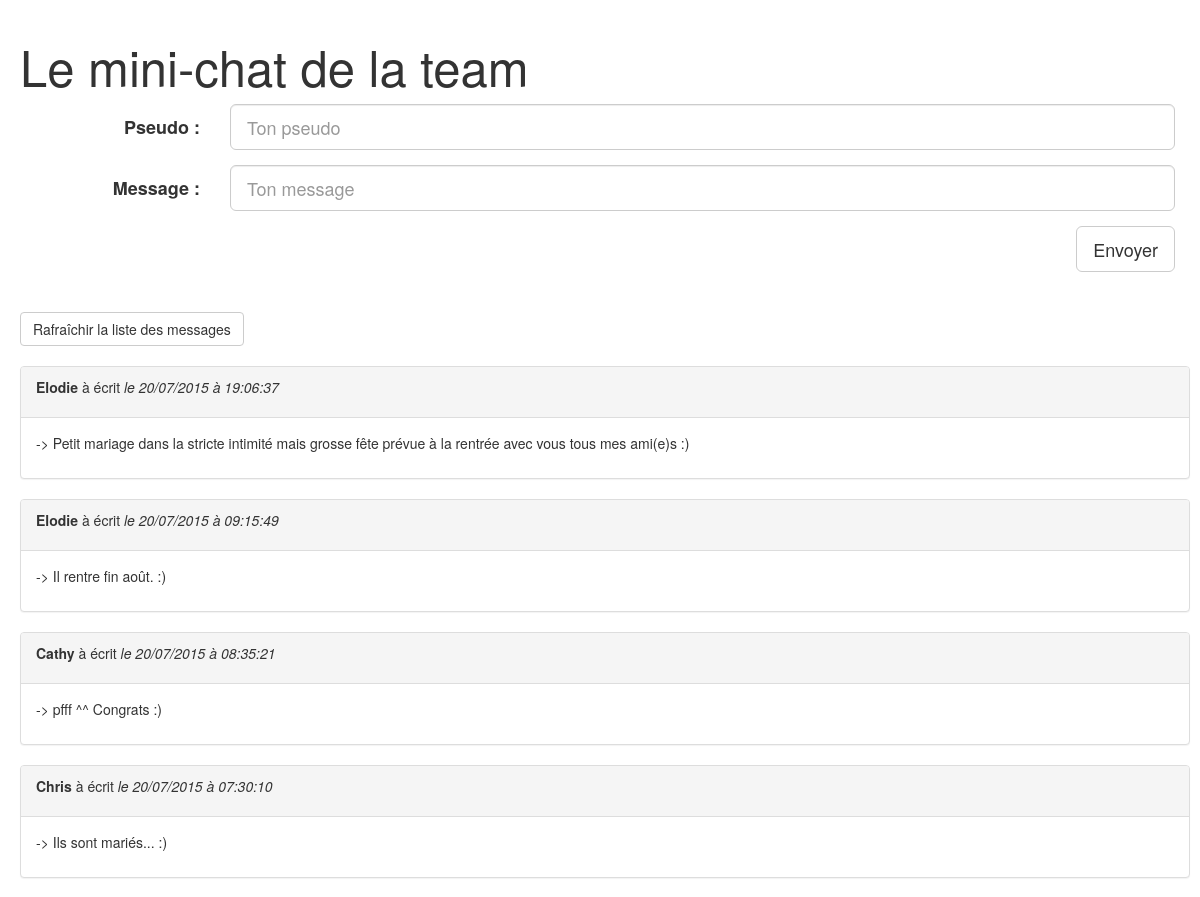
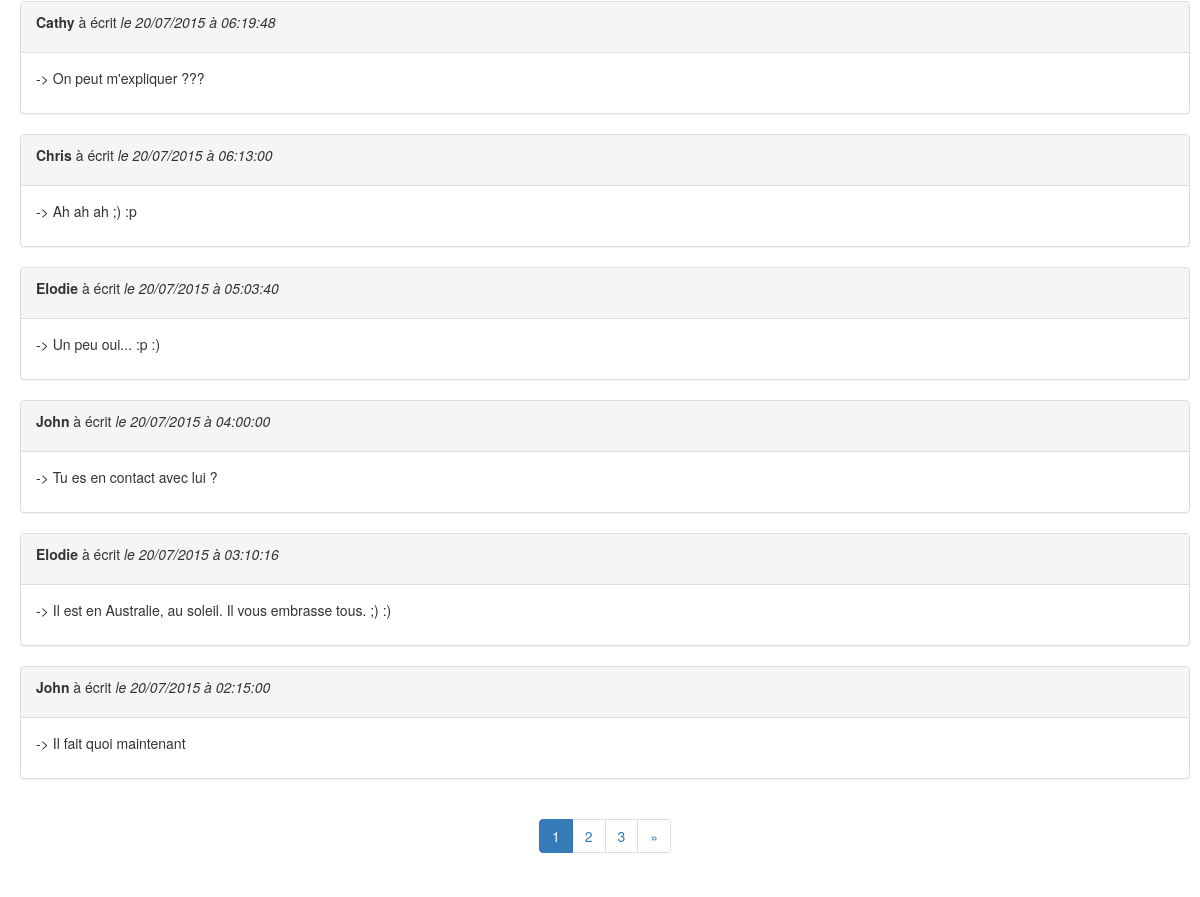
The page / on the database its author committed (2 pictures, top to bottom).
### tables this page shows
CREATE TABLE IF NOT EXISTS `messages` (
  `id` int(11) NOT NULL,
  `pseudo` varchar(255) NOT NULL,
  `message` varchar(255) NOT NULL,
  `date_time_msg` datetime NOT NULL
);

### index.php (the view, shortened to what this page needs)
<!DOCTYPE html>
<html>
    <head>
        <link href="https://maxcdn.bootstrapcdn.com/bootstrap/3.3.5/css/bootstrap.min.css" rel="stylesheet">
        <link href="css/style_01.css"  rel="stylesheet" type="text/css" media="all">
    </head>
    <body>
        <div class="container">
            <h1 class="row">Le mini-chat de la team</h1>
            <div class="row">
                <form class="form-horizontal col-md-12" method="post" action="pages/minichat_post.php">
                    <div class="form-group form-group-lg">
                        <label for="pseudo" class="col-sm-2 control-label">Pseudo : </label>
                        <div class="col-sm-10 focus">
                            <input class="form-control" <?php
                                ?> type="text" name="pseudo" id="pseudo" placeholder="Ton pseudo" autofocus required />
                        </div>
                    </div>
                    <div class="form-group form-group-lg">
                        <label for="message" class="col-sm-2 control-label">Message : </label>
                        <div class="col-sm-10 focus">
                            <input class="form-control" type="text" name="message" id="message" placeholder="Ton message" autofocus required />
                        </div>
                    </div>
                    <button type="submit" class="btn btn-default btn-lg pull-right clearfix">Envoyer</button>
                    <div class="clearfix"></div>
                </form>
            </div>
            <div id="toFresh" class="row clearfix">
                <a href="index.php" class="btn btn-default">Rafraîchir la liste des messages</a>
            </div>
            <section class="row">
                <?php
                include 'configuration/configurationPDO.php';
                $limit_messages_per_page = 10;
                $sql_count = "SELECT COUNT(id) AS counter FROM messages";
                $req_count = $bdd->prepare($sql_count);
                $req_count->execute();
                $messages = $req_count->fetch(PDO::FETCH_ASSOC);
                $counter = $messages['counter'];
                $number_of_pages = ceil($counter / $limit_messages_per_page);
                if (isset($_GET['page'])) {
                      $current_page = (int) $_GET['page'];
                } else {
                    $current_page = 1;
                }
                $limit_start = (int) (($current_page -1) * $limit_messages_per_page);
                $req = $bdd->query("SELECT id, pseudo, message, date_time_msg
                                    FROM messages
                                    ORDER by id DESC
                                    LIMIT $limit_start,$limit_messages_per_page
                                   ");
                while ($datas = $req->fetch()) {
                    $new_date_format = (new DateTime($datas['date_time_msg']))->format('d/m/Y à H:i:s');
                ?>
                <div class="panel panel-default">
                    <div class="panel-heading"><p><strong><?php echo htmlspecialchars(strip_tags($datas['pseudo'])); ?></strong> à écrit <em>le <?php echo $new_date_format ; ?></em></p></div>
                    <div class="panel-body">
                        <p>-> <?php echo  htmlspecialchars(strip_tags($datas['message'])); ?></p>
                    </div>
                </div>
                <?php
                }
                ?>
            </section>
            <nav class="row text-center">
                <ul class="pagination">
                    <?php
                    for ($i = 1; $i <= $number_of_pages; $i++) {
                        echo '<li';
                        if ($current_page == $i) {
                            echo ' class="active"';
                        }
                        echo '><a href="index.php?page=' . $i . '">' . $i . '</a></li>';
                    }
                    ?>
                    <?php
                    if ($current_page != $number_of_pages)
                    {
                    ?>
                    <li>
                        <a href="index.php?page=<?php echo $current_page + 1; ?>" aria-label="Next">
                          <span aria-hidden="true">&raquo;</span>
                        </a>
                    </li>
                    <?php
                    }
                    ?>
                </ul>
            </nav>
        </div>
    </body>
</html>

### css/style_01.css (style rules this page uses)
body { margin: 20px; }
form { margin-bottom: 30px; }
#toFresh { margin-top: 10px; margin-bottom: 20px; }
h1 { font-size: 1.8em; }
@media (min-width: 768px) { h1 { font-size: 3.0em; } }
@media (min-width: 992px) { h1 { font-size: 3.5em; } }

### rows shown on the page
messages: pseudo "Elodie", date_time_msg "20/07/2015 à 19:06:37", message "Petit mariage dans la stricte intimité mais grosse fête prévue à la rentrée avec vous tous mes ami(e)s :)"
messages: pseudo "Elodie", date_time_msg "20/07/2015 à 09:15:49", message "Il rentre fin août. :)"
messages: pseudo "Cathy", date_time_msg "20/07/2015 à 08:35:21", message "pfff ^^ Congrats :)"
messages: pseudo "Chris", date_time_msg "20/07/2015 à 07:30:10", message "Ils sont mariés... :)"
messages: pseudo "Cathy", date_time_msg "20/07/2015 à 06:19:48", message "On peut m'expliquer ???"
messages: pseudo "Chris", date_time_msg "20/07/2015 à 06:13:00", message "Ah ah ah ;) :p"
messages: pseudo "Elodie", date_time_msg "20/07/2015 à 05:03:40", message "Un peu oui... :p :)"
messages: pseudo "John", date_time_msg "20/07/2015 à 04:00:00", message "Tu es en contact avec lui ?"
messages: pseudo "Elodie", date_time_msg "20/07/2015 à 03:10:16", message "Il est en Australie, au soleil. Il vous embrasse tous. ;) :)"
messages: pseudo "John", date_time_msg "20/07/2015 à 02:15:00", message "Il fait quoi maintenant"
